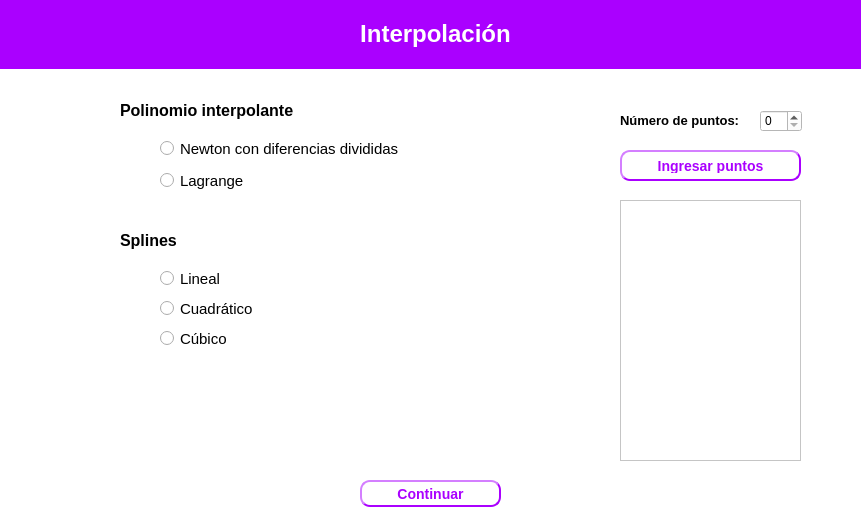
<?xml version="1.0" encoding="UTF-8"?>
<ui version="4.0">
 <class>Dialog</class>
 <widget class="QDialog" name="Dialog">
  <property name="geometry">
   <rect>
    <x>0</x>
    <y>0</y>
    <width>861</width>
    <height>521</height>
   </rect>
  </property>
  <property name="windowTitle">
   <string>Dialog</string>
  </property>
  <property name="styleSheet">
   <string notr="true">background-color: rgb(255, 255, 255);</string>
  </property>
  <widget class="QRadioButton" name="lagrange">
   <property name="geometry">
    <rect>
     <x>160</x>
     <y>170</y>
     <width>211</width>
     <height>21</height>
    </rect>
   </property>
   <property name="font">
    <font>
     <pointsize>11</pointsize>
     <weight>50</weight>
     <bold>false</bold>
    </font>
   </property>
   <property name="text">
    <string>Lagrange</string>
   </property>
   <property name="iconSize">
    <size>
     <width>18</width>
     <height>18</height>
    </size>
   </property>
  </widget>
  <widget class="QLabel" name="label_5">
   <property name="geometry">
    <rect>
     <x>0</x>
     <y>0</y>
     <width>871</width>
     <height>69</height>
    </rect>
   </property>
   <property name="styleSheet">
    <string notr="true">background-color: rgb(170, 0, 255);</string>
   </property>
   <property name="text">
    <string>&lt;html&gt;&lt;head/&gt;&lt;body&gt;&lt;p align=&quot;center&quot;&gt;&lt;span style=&quot; font-size:18pt; font-weight:600; color:#ffffff;&quot;&gt;Interpolación&lt;/span&gt;&lt;/p&gt;&lt;/body&gt;&lt;/html&gt;</string>
   </property>
  </widget>
  <widget class="QPushButton" name="continuar">
   <property name="geometry">
    <rect>
     <x>360</x>
     <y>480</y>
     <width>141</width>
     <height>27</height>
    </rect>
   </property>
   <property name="font">
    <font>
     <pointsize>-1</pointsize>
     <weight>75</weight>
     <italic>false</italic>
     <bold>true</bold>
    </font>
   </property>
   <property name="styleSheet">
    <string notr="true">color: rgb(170, 0, 255);
	border-width: 2px;
    border-style: outset;
    border-radius: 10px;
    border-color:rgb(170, 0, 255);
    font: bold 14px;
    padding: 6px;</string>
   </property>
   <property name="text">
    <string>Continuar</string>
   </property>
  </widget>
  <widget class="QPushButton" name="ingfuncion">
   <property name="geometry">
    <rect>
     <x>620</x>
     <y>150</y>
     <width>181</width>
     <height>31</height>
    </rect>
   </property>
   <property name="font">
    <font>
     <pointsize>-1</pointsize>
     <weight>75</weight>
     <italic>false</italic>
     <bold>true</bold>
    </font>
   </property>
   <property name="styleSheet">
    <string notr="true">color: rgb(170, 0, 255);
	border-width: 2px;
    border-style: outset;
    border-radius: 10px;
    border-color:rgb(170, 0, 255);
    font: bold 14px;
    padding: 6px;</string>
   </property>
   <property name="text">
    <string>Ingresar puntos</string>
   </property>
  </widget>
  <widget class="QRadioButton" name="newtondivididas">
   <property name="geometry">
    <rect>
     <x>160</x>
     <y>140</y>
     <width>251</width>
     <height>17</height>
    </rect>
   </property>
   <property name="font">
    <font>
     <pointsize>11</pointsize>
     <weight>50</weight>
     <bold>false</bold>
    </font>
   </property>
   <property name="text">
    <string>Newton con diferencias divididas</string>
   </property>
   <property name="iconSize">
    <size>
     <width>18</width>
     <height>18</height>
    </size>
   </property>
  </widget>
  <widget class="QRadioButton" name="lineal">
   <property name="geometry">
    <rect>
     <x>160</x>
     <y>270</y>
     <width>211</width>
     <height>17</height>
    </rect>
   </property>
   <property name="font">
    <font>
     <pointsize>11</pointsize>
     <weight>50</weight>
     <bold>false</bold>
    </font>
   </property>
   <property name="text">
    <string>Lineal</string>
   </property>
   <property name="iconSize">
    <size>
     <width>18</width>
     <height>18</height>
    </size>
   </property>
  </widget>
  <widget class="QLabel" name="label_4">
   <property name="geometry">
    <rect>
     <x>120</x>
     <y>100</y>
     <width>351</width>
     <height>21</height>
    </rect>
   </property>
   <property name="text">
    <string>&lt;html&gt;&lt;head/&gt;&lt;body&gt;&lt;p&gt;&lt;span style=&quot; font-size:12pt; font-weight:600;&quot;&gt;Polinomio interpolante&lt;/span&gt;&lt;/p&gt;&lt;/body&gt;&lt;/html&gt;</string>
   </property>
  </widget>
  <widget class="QLabel" name="label_2">
   <property name="geometry">
    <rect>
     <x>120</x>
     <y>230</y>
     <width>151</width>
     <height>21</height>
    </rect>
   </property>
   <property name="text">
    <string>&lt;html&gt;&lt;head/&gt;&lt;body&gt;&lt;p&gt;&lt;span style=&quot; font-size:12pt; font-weight:600;&quot;&gt;Splines&lt;/span&gt;&lt;/p&gt;&lt;/body&gt;&lt;/html&gt;</string>
   </property>
  </widget>
  <widget class="QRadioButton" name="cuadratico">
   <property name="geometry">
    <rect>
     <x>160</x>
     <y>300</y>
     <width>211</width>
     <height>17</height>
    </rect>
   </property>
   <property name="font">
    <font>
     <pointsize>11</pointsize>
     <weight>50</weight>
     <bold>false</bold>
    </font>
   </property>
   <property name="text">
    <string>Cuadrático</string>
   </property>
   <property name="iconSize">
    <size>
     <width>18</width>
     <height>18</height>
    </size>
   </property>
  </widget>
  <widget class="QRadioButton" name="cubico">
   <property name="geometry">
    <rect>
     <x>160</x>
     <y>330</y>
     <width>211</width>
     <height>17</height>
    </rect>
   </property>
   <property name="font">
    <font>
     <pointsize>11</pointsize>
     <weight>50</weight>
     <bold>false</bold>
    </font>
   </property>
   <property name="text">
    <string>Cúbico</string>
   </property>
   <property name="iconSize">
    <size>
     <width>18</width>
     <height>18</height>
    </size>
   </property>
  </widget>
  <widget class="QSpinBox" name="n">
   <property name="geometry">
    <rect>
     <x>760</x>
     <y>110</y>
     <width>42</width>
     <height>22</height>
    </rect>
   </property>
  </widget>
  <widget class="QLabel" name="label_6">
   <property name="geometry">
    <rect>
     <x>620</x>
     <y>110</y>
     <width>131</width>
     <height>21</height>
    </rect>
   </property>
   <property name="text">
    <string>&lt;html&gt;&lt;head/&gt;&lt;body&gt;&lt;p&gt;&lt;span style=&quot; font-size:10pt; font-weight:600;&quot;&gt;Número de puntos:&lt;/span&gt;&lt;/p&gt;&lt;/body&gt;&lt;/html&gt;</string>
   </property>
  </widget>
  <widget class="QTableWidget" name="tableWidget">
   <property name="geometry">
    <rect>
     <x>620</x>
     <y>200</y>
     <width>181</width>
     <height>261</height>
    </rect>
   </property>
  </widget>
 </widget>
 <resources/>
 <connections/>
</ui>
